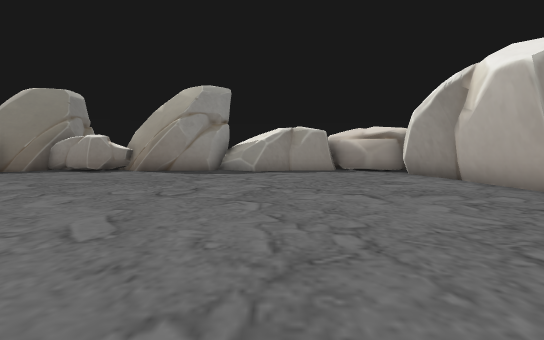
View 1 (above)

16 first-person views from a walk through a 3-D level made in the Unity game engine. The camera is 1.5 m above the floor, tilts 4° down and sees 90° across. The floor is counted in squares, 1.8 m on a side. Each view is taken from the middle of a square. On the plan, view 1 faces up. The plan holds only what a view shows up to about 10 squares ahead; the rest is blank. The player is left out. Some animated figures are not drawn.

View 2
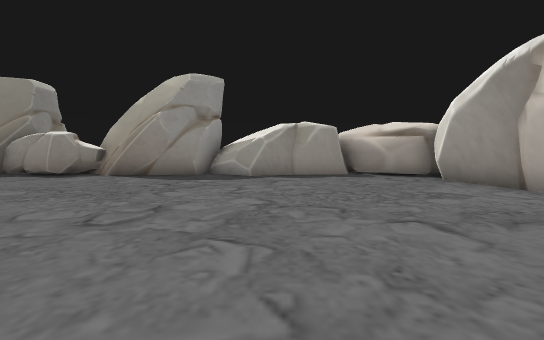

View 3
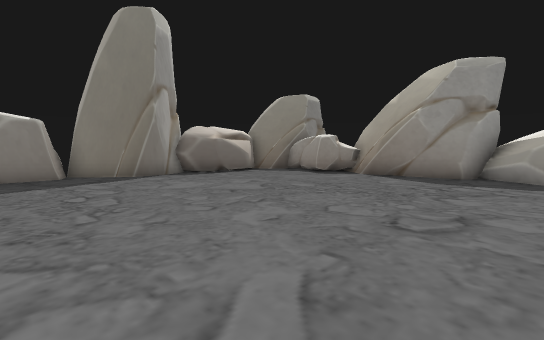

View 4
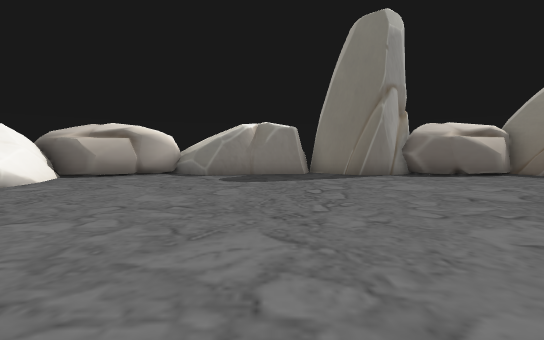

View 5
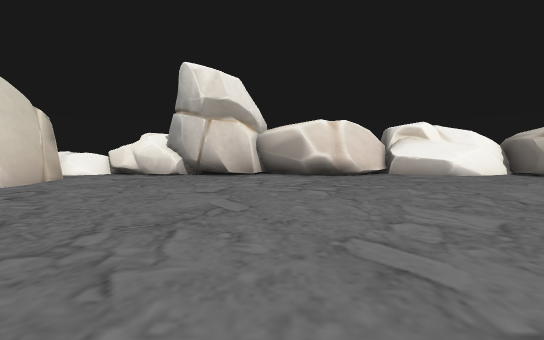

View 6
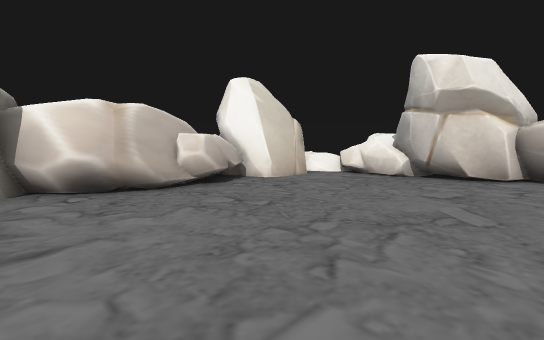

View 7
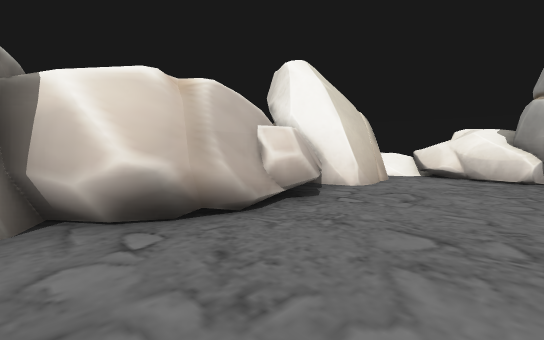

View 8
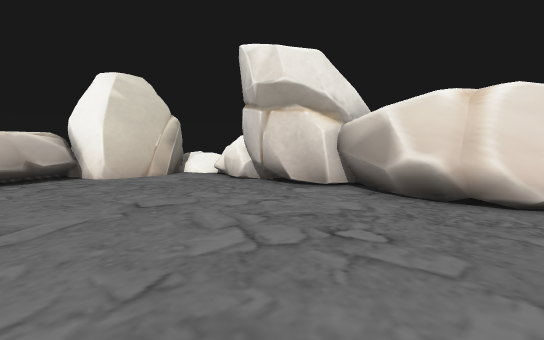

View 9
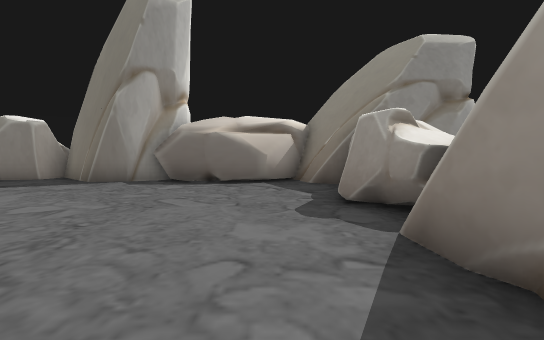

View 10
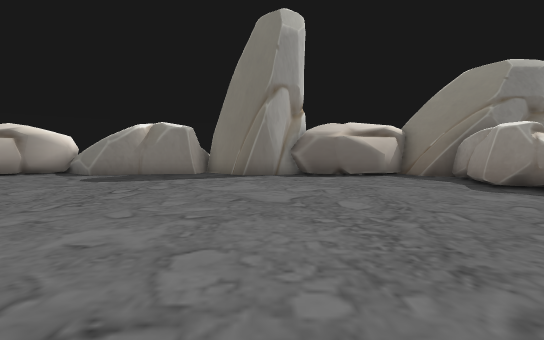

View 11
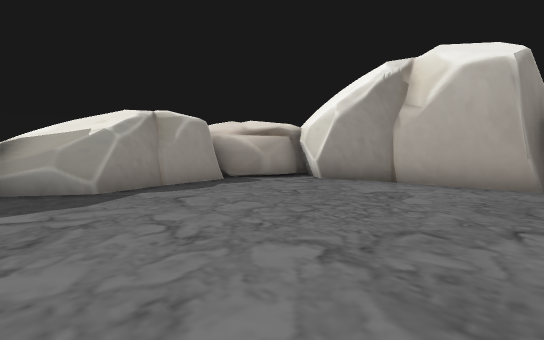

View 12
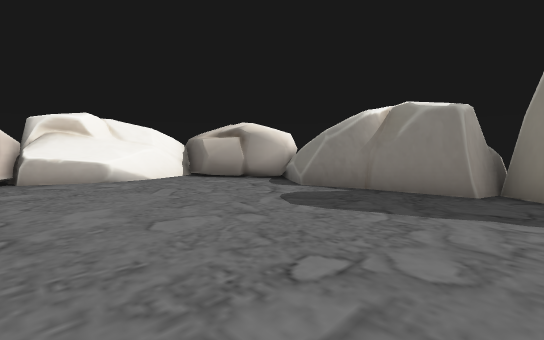

View 13
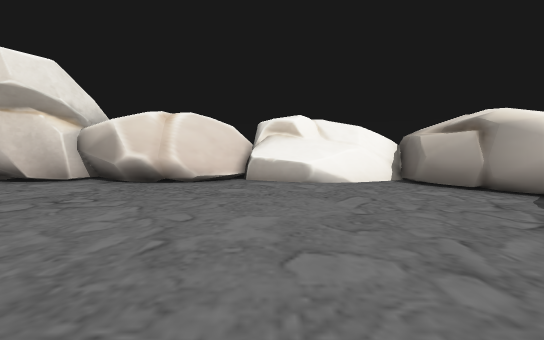

View 14
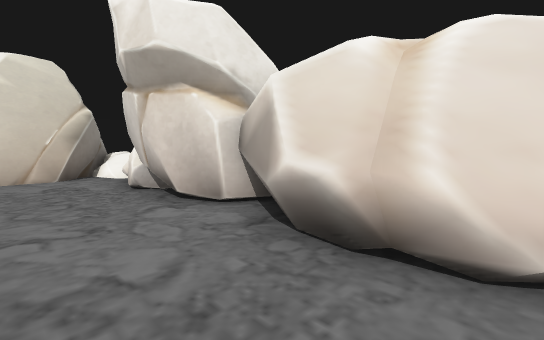

View 15
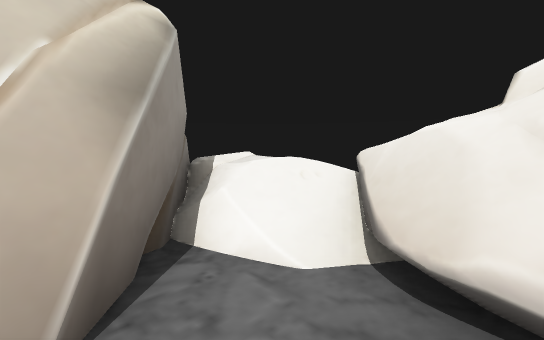

View 16
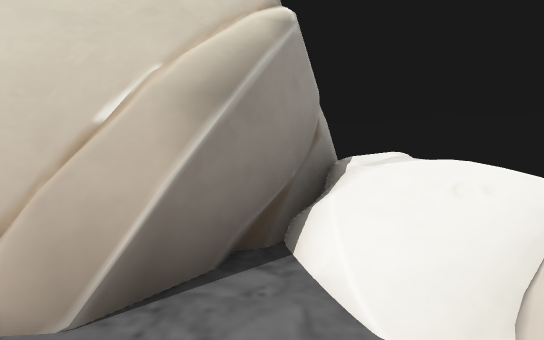

### Floor plan
Key: @ floor where view 1 was taken; # wall or solid block; . floor; = window, fence, low wall or low ledge; ^ raised ledge; v drop or lower ground; O other object.
Columns run from 12 left of view 1 to 8 right of it. Each row starts with its distance up from view 1.
 13     OO    #   ###
 12  ##OOO#########.##
 11  #...............##
 10  #...............#
  9   ...............##
  8   ................#
  7  #................#
  6  #................#
  5 ##................#
  4 #................##
  3 ##...............#
  2  #...............#
  1  #...............##
  0  #..........@.....#
 -1  #................##
 -2 ##................#
 -3  ##...............##
 -4   #..^..###..##....#
 -5   ############OOOO=##
 -6    #           OOOv

Where each view was taken, in squares from view 1:
view 1: 0 up, 0 right, facing up
view 2: 2 up, 0 right, facing up
view 3: 2 up, 1 left, facing up-left
view 4: 2 up, 1 left, facing left
view 5: 5 up, 1 left, facing down
view 6: 5 up, 1 left, facing down-right
view 7: 5 up, 2 right, facing down-right
view 8: 1 up, 4 left, facing down-right
view 9: 10 up, 3 left, facing left
view 10: 6 up, 1 left, facing left
view 11: 5 up, 2 left, facing up-right
view 12: 4 up, 5 left, facing down-left
view 13: 3 up, 6 left, facing down
view 14: 2 down, 4 left, facing down-right
view 15: 3 down, 4 right, facing down-right
view 16: 4 down, 4 right, facing right
